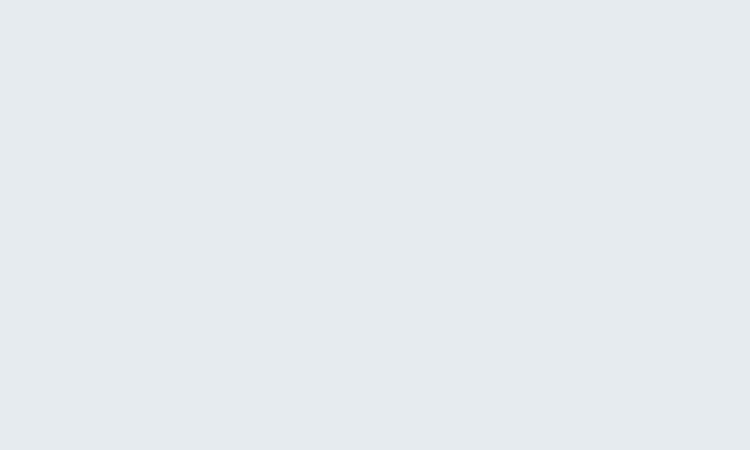
<?xml version="1.0" encoding="UTF-8"?>
<ui version="4.0">
 <class>ProntoSoccorso</class>
 <widget class="QWidget" name="ProntoSoccorso">
  <property name="geometry">
   <rect>
    <x>0</x>
    <y>0</y>
    <width>750</width>
    <height>450</height>
   </rect>
  </property>
  <property name="minimumSize">
   <size>
    <width>750</width>
    <height>450</height>
   </size>
  </property>
  <property name="maximumSize">
   <size>
    <width>750</width>
    <height>450</height>
   </size>
  </property>
  <property name="windowTitle">
   <string>Form</string>
  </property>
  <property name="styleSheet">
   <string notr="true">background-color: rgb(230, 235, 239);</string>
  </property>
  <widget class="QLabel" name="InformazioniProfilo">
   <property name="geometry">
    <rect>
     <x>10</x>
     <y>5</y>
     <width>581</width>
     <height>40</height>
    </rect>
   </property>
   <property name="font">
    <font>
     <family>Montserrat SemiBold</family>
     <pointsize>20</pointsize>
     <weight>50</weight>
     <bold>false</bold>
    </font>
   </property>
   <property name="styleSheet">
    <string notr="true">background-color: rgba(230, 235, 239,0);
color: rgb(230, 235, 239);</string>
   </property>
   <property name="text">
    <string>Info paziente</string>
   </property>
   <property name="wordWrap">
    <bool>false</bool>
   </property>
  </widget>
  <widget class="QLabel" name="label">
   <property name="geometry">
    <rect>
     <x>20</x>
     <y>55</y>
     <width>290</width>
     <height>20</height>
    </rect>
   </property>
   <property name="font">
    <font>
     <family>Montserrat SemiBold</family>
     <pointsize>9</pointsize>
    </font>
   </property>
   <property name="styleSheet">
    <string notr="true">color: rgba(230, 235, 239,0.6);
background-color: rgba(0, 57, 97,0);</string>
   </property>
   <property name="text">
    <string>Dati personali </string>
   </property>
  </widget>
  <widget class="QLabel" name="Sheda">
   <property name="geometry">
    <rect>
     <x>20</x>
     <y>80</y>
     <width>290</width>
     <height>210</height>
    </rect>
   </property>
   <property name="styleSheet">
    <string notr="true">background-color: rgba(230, 235, 239,0);
border: 1px solid rgba(230, 235, 239,0.6);
border-radius: 5px;
</string>
   </property>
   <property name="text">
    <string/>
   </property>
  </widget>
  <widget class="QLabel" name="label_3">
   <property name="geometry">
    <rect>
     <x>30</x>
     <y>130</y>
     <width>130</width>
     <height>30</height>
    </rect>
   </property>
   <property name="font">
    <font>
     <family>Montserrat Medium</family>
     <pointsize>10</pointsize>
    </font>
   </property>
   <property name="styleSheet">
    <string notr="true">background-color: rgba(0, 57, 97,0);
color: rgb(230, 235, 239);

border-radius: 6px;
   

</string>
   </property>
   <property name="text">
    <string>Data di nascita :</string>
   </property>
  </widget>
  <widget class="QLabel" name="LogoPazienti">
   <property name="geometry">
    <rect>
     <x>460</x>
     <y>135</y>
     <width>160</width>
     <height>200</height>
    </rect>
   </property>
   <property name="styleSheet">
    <string notr="true">background-color: rgba(230, 235, 239,0);</string>
   </property>
   <property name="text">
    <string/>
   </property>
   <property name="pixmap">
    <pixmap>MATERIALE/IconaPazientiom.png</pixmap>
   </property>
   <property name="scaledContents">
    <bool>true</bool>
   </property>
   <property name="wordWrap">
    <bool>false</bool>
   </property>
  </widget>
  <widget class="QLabel" name="Back">
   <property name="geometry">
    <rect>
     <x>0</x>
     <y>0</y>
     <width>770</width>
     <height>450</height>
    </rect>
   </property>
   <property name="text">
    <string/>
   </property>
   <property name="pixmap">
    <pixmap>E:/UI UFFICIALI/MATERIALE/Back.png</pixmap>
   </property>
   <property name="scaledContents">
    <bool>true</bool>
   </property>
  </widget>
  <widget class="QLabel" name="Nome">
   <property name="geometry">
    <rect>
     <x>30</x>
     <y>90</y>
     <width>130</width>
     <height>30</height>
    </rect>
   </property>
   <property name="styleSheet">
    <string notr="true">background-color: rgba(0, 57, 97,0);
color: rgb(230, 235, 239);
border-radius: 6px;
</string>
   </property>
   <property name="text">
    <string/>
   </property>
  </widget>
  <widget class="QLabel" name="Cognome">
   <property name="geometry">
    <rect>
     <x>170</x>
     <y>90</y>
     <width>130</width>
     <height>30</height>
    </rect>
   </property>
   <property name="styleSheet">
    <string notr="true">background-color: rgba(0, 57, 97,0);
color: rgb(230, 235, 239);
border-radius: 6px;
</string>
   </property>
   <property name="text">
    <string/>
   </property>
  </widget>
  <widget class="QLabel" name="DataDiNascita">
   <property name="geometry">
    <rect>
     <x>170</x>
     <y>130</y>
     <width>130</width>
     <height>30</height>
    </rect>
   </property>
   <property name="styleSheet">
    <string notr="true">background-color: rgba(0, 57, 97,0);
color: rgb(230, 235, 239);
border-radius: 6px;
</string>
   </property>
   <property name="text">
    <string/>
   </property>
  </widget>
  <widget class="QLabel" name="CodiceFiscale">
   <property name="geometry">
    <rect>
     <x>30</x>
     <y>170</y>
     <width>160</width>
     <height>30</height>
    </rect>
   </property>
   <property name="styleSheet">
    <string notr="true">background-color: rgba(0, 57, 97,0);
color: rgb(230, 235, 239);
border-radius: 6px;
</string>
   </property>
   <property name="text">
    <string/>
   </property>
  </widget>
  <widget class="QLabel" name="Sesso">
   <property name="geometry">
    <rect>
     <x>200</x>
     <y>170</y>
     <width>100</width>
     <height>30</height>
    </rect>
   </property>
   <property name="styleSheet">
    <string notr="true">background-color: rgba(0, 57, 97,0);
color: rgb(230, 235, 239);
border-radius: 6px;
</string>
   </property>
   <property name="text">
    <string/>
   </property>
  </widget>
  <widget class="QLabel" name="CittaDiNascita">
   <property name="geometry">
    <rect>
     <x>30</x>
     <y>210</y>
     <width>130</width>
     <height>30</height>
    </rect>
   </property>
   <property name="styleSheet">
    <string notr="true">background-color: rgba(0, 57, 97,0);
color: rgb(230, 235, 239);
border-radius: 6px;
</string>
   </property>
   <property name="text">
    <string/>
   </property>
  </widget>
  <widget class="QLabel" name="Cellulare">
   <property name="geometry">
    <rect>
     <x>170</x>
     <y>210</y>
     <width>130</width>
     <height>30</height>
    </rect>
   </property>
   <property name="styleSheet">
    <string notr="true">background-color: rgba(0, 57, 97,0);
color: rgb(230, 235, 239);
border-radius: 6px;
</string>
   </property>
   <property name="text">
    <string/>
   </property>
  </widget>
  <widget class="QLabel" name="Residenza">
   <property name="geometry">
    <rect>
     <x>30</x>
     <y>250</y>
     <width>270</width>
     <height>30</height>
    </rect>
   </property>
   <property name="styleSheet">
    <string notr="true">background-color: rgba(0, 57, 97,0);
color: rgb(230, 235, 239);
border-radius: 6px;
</string>
   </property>
   <property name="text">
    <string/>
   </property>
  </widget>
  <widget class="QLabel" name="Sheda_2">
   <property name="geometry">
    <rect>
     <x>20</x>
     <y>315</y>
     <width>290</width>
     <height>80</height>
    </rect>
   </property>
   <property name="styleSheet">
    <string notr="true">background-color: rgba(230, 235, 239,0);
border: 1px solid rgba(230, 235, 239,0.6);
border-radius: 5px;
</string>
   </property>
   <property name="text">
    <string/>
   </property>
  </widget>
  <widget class="QLabel" name="label_2">
   <property name="geometry">
    <rect>
     <x>20</x>
     <y>290</y>
     <width>290</width>
     <height>20</height>
    </rect>
   </property>
   <property name="font">
    <font>
     <family>Montserrat SemiBold</family>
     <pointsize>9</pointsize>
    </font>
   </property>
   <property name="styleSheet">
    <string notr="true">color: rgba(230, 235, 239,0.6);
background-color: rgba(0, 57, 97,0);</string>
   </property>
   <property name="text">
    <string>Dati paziente</string>
   </property>
  </widget>
  <widget class="QLabel" name="label_4">
   <property name="geometry">
    <rect>
     <x>30</x>
     <y>320</y>
     <width>130</width>
     <height>30</height>
    </rect>
   </property>
   <property name="font">
    <font>
     <family>Montserrat Medium</family>
     <pointsize>10</pointsize>
    </font>
   </property>
   <property name="styleSheet">
    <string notr="true">background-color: rgba(0, 57, 97,0);
color: rgb(230, 235, 239);

border-radius: 6px;
   

</string>
   </property>
   <property name="text">
    <string>Stato ricovero:</string>
   </property>
  </widget>
  <widget class="QLabel" name="label_5">
   <property name="geometry">
    <rect>
     <x>30</x>
     <y>360</y>
     <width>130</width>
     <height>30</height>
    </rect>
   </property>
   <property name="font">
    <font>
     <family>Montserrat Medium</family>
     <pointsize>10</pointsize>
    </font>
   </property>
   <property name="styleSheet">
    <string notr="true">background-color: rgba(0, 57, 97,0);
color: rgb(230, 235, 239);

border-radius: 6px;
   

</string>
   </property>
   <property name="text">
    <string>Prenotazione:</string>
   </property>
  </widget>
  <widget class="QLabel" name="Ricovero">
   <property name="geometry">
    <rect>
     <x>170</x>
     <y>320</y>
     <width>130</width>
     <height>30</height>
    </rect>
   </property>
   <property name="styleSheet">
    <string notr="true">background-color: rgba(0, 57, 97,0);
color: rgb(230, 235, 239);
border-radius: 6px;
</string>
   </property>
   <property name="text">
    <string/>
   </property>
  </widget>
  <widget class="QPushButton" name="ButtonElimina">
   <property name="geometry">
    <rect>
     <x>170</x>
     <y>400</y>
     <width>140</width>
     <height>40</height>
    </rect>
   </property>
   <property name="font">
    <font>
     <family>Montserrat SemiBold</family>
     <pointsize>10</pointsize>
    </font>
   </property>
   <property name="cursor">
    <cursorShape>PointingHandCursor</cursorShape>
   </property>
   <property name="autoFillBackground">
    <bool>false</bool>
   </property>
   <property name="styleSheet">
    <string notr="true">QPushButton {
color: rgba(230, 235, 239,0.6);
background-color: rgba(0, 57, 97,0);
border-radius: 10px;
}
QPushButton:hover {
background-color: rgba(40, 40, 40,0.5);
}
</string>
   </property>
   <property name="text">
    <string>Elimina</string>
   </property>
   <property name="iconSize">
    <size>
     <width>16</width>
     <height>16</height>
    </size>
   </property>
  </widget>
  <widget class="QPushButton" name="ButtonModifica">
   <property name="geometry">
    <rect>
     <x>20</x>
     <y>400</y>
     <width>140</width>
     <height>40</height>
    </rect>
   </property>
   <property name="font">
    <font>
     <family>Montserrat SemiBold</family>
     <pointsize>10</pointsize>
     <weight>50</weight>
     <bold>false</bold>
    </font>
   </property>
   <property name="cursor">
    <cursorShape>PointingHandCursor</cursorShape>
   </property>
   <property name="mouseTracking">
    <bool>false</bool>
   </property>
   <property name="layoutDirection">
    <enum>Qt::LeftToRight</enum>
   </property>
   <property name="styleSheet">
    <string notr="true">QPushButton {
background-color: rgba(0, 57, 97,0);
	color: rgb(230, 235, 239);
color: rgb(230, 235, 239);
border-radius: 10px;
}
QPushButton:hover {
background-color: rgba(40, 40, 40,0.5);
    }</string>
   </property>
   <property name="text">
    <string>Modifica</string>
   </property>
   <property name="iconSize">
    <size>
     <width>16</width>
     <height>16</height>
    </size>
   </property>
  </widget>
  <widget class="QLineEdit" name="Prenotazione">
   <property name="geometry">
    <rect>
     <x>170</x>
     <y>360</y>
     <width>130</width>
     <height>30</height>
    </rect>
   </property>
   <property name="styleSheet">
    <string notr="true">background-color: rgba(0, 57, 97,0);
color: rgb(230, 235, 239);

border-radius: 6px;
   

</string>
   </property>
   <property name="maxLength">
    <number>15</number>
   </property>
   <property name="frame">
    <bool>true</bool>
   </property>
   <property name="readOnly">
    <bool>true</bool>
   </property>
  </widget>
  <zorder>Back</zorder>
  <zorder>Sheda</zorder>
  <zorder>InformazioniProfilo</zorder>
  <zorder>label</zorder>
  <zorder>label_3</zorder>
  <zorder>LogoPazienti</zorder>
  <zorder>Nome</zorder>
  <zorder>Cognome</zorder>
  <zorder>DataDiNascita</zorder>
  <zorder>CodiceFiscale</zorder>
  <zorder>Sesso</zorder>
  <zorder>CittaDiNascita</zorder>
  <zorder>Cellulare</zorder>
  <zorder>Residenza</zorder>
  <zorder>Sheda_2</zorder>
  <zorder>label_2</zorder>
  <zorder>label_4</zorder>
  <zorder>label_5</zorder>
  <zorder>Ricovero</zorder>
  <zorder>ButtonElimina</zorder>
  <zorder>ButtonModifica</zorder>
  <zorder>Prenotazione</zorder>
 </widget>
 <resources>
  <include location="../asa.qrc"/>
 </resources>
 <connections/>
</ui>
